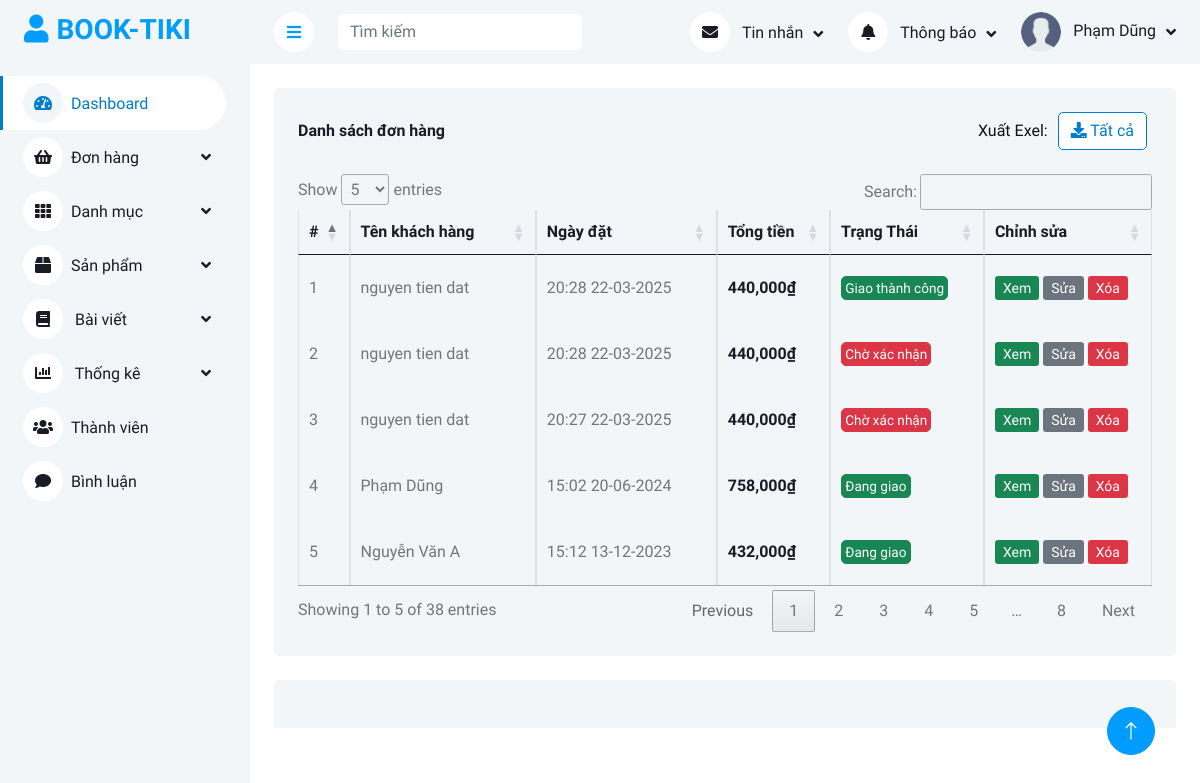
The page /admin/index.php?quanli=danh-sach-don-hang (signed in) on the database its author committed.
### tables this page shows
CREATE TABLE `orders` (
  `order_id` int(11) NOT NULL,
  `user_id` int(11) NOT NULL,
  `date` datetime NOT NULL DEFAULT current_timestamp(),
  `total` int(11) NOT NULL,
  `address` varchar(255) NOT NULL,
  `phone` varchar(10) NOT NULL,
  `note` text NOT NULL,
  `status` tinyint(1) NOT NULL DEFAULT 1
);

CREATE TABLE `users` (
  `user_id` int(11) NOT NULL,
  `username` varchar(100) NOT NULL COMMENT 'Tên đăng nhập',
  `password` varchar(255) NOT NULL,
  `full_name` varchar(255) NOT NULL COMMENT 'Họ tên',
  `image` varchar(255) NOT NULL,
  `email` varchar(255) NOT NULL,
  `phone` varchar(10) NOT NULL,
  `address` varchar(255) NOT NULL,
  `role` tinyint(1) NOT NULL DEFAULT 0 COMMENT '0 là khách hàng 1 là nhân viên',
  `active` tinyint(1) NOT NULL DEFAULT 1
);

### admin/models_admin/pdo_library.php (called while the page is built, shortened)
<?php
function pdo_query($sql){
    $sql_args = array_slice(func_get_args(), 1);
    try{
        $conn = pdo_get_connection();
        $stmt = $conn->prepare($sql);
        $stmt->execute($sql_args);
        $rows = $stmt->fetchAll();
        return $rows;
    }
    catch(PDOException $e){
        throw $e;
    }
    finally{
        unset($conn);
    }
}
?>

### admin/models_admin/OrderModel.php (called while the page is built, shortened)
<?php
    class OrderModel{
        public function select_list_orders_admin() {
            $sql = "
                    SELECT
                    orders.order_id,
                    orders.user_id,
                    orders.date AS order_date,
                    orders.total,
                    orders.address AS order_address,
                    orders.phone AS order_phone,
                    orders.note,
                    orders.status,
                    users.full_name,
                    users.email,
                    users.phone AS user_phone
                FROM
                    orders
                JOIN
                    users ON orders.user_id = users.user_id
                ORDER BY orders.order_id DESC
            ";
            return pdo_query($sql);
        }
    }
?>

### admin/models_admin/BaseModel.php (called while the page is built, shortened)
<?php
class BaseModel{
    public function date_format($date,$plus_day){
        $datetime= new DateTime($date);
        return $formatted_date=$datetime->format('H:i d-m-Y');
    }
}
$BaseModel=new BaseModel();
?>

### admin/don-hang/list.php (the view, shortened to what this page needs)
<?php
    $list_orders = $OrderModel->select_list_orders_admin();
?>
<div class="container-fluid pt-4 px-4">
    <div class="bg-light text-center rounded p-4">
        <div class="d-flex align-items-center justify-content-between mb-4">
            <h6 class="mb-0">Danh sách đơn hàng</h6>
            <div class="d-flex align-items-center">
                <span style="margin-right: 10px; color: #111;">Xuất Exel:</span>
                <a href="xuat-exel" style="margin-right: 5px;" class="btn btn-custom ml-3"><i class="fas fa-download"></i> Tất cả</a>
            </div>
        </div>
        <div class="table-responsive">
            <table class="table text-start align-middle table-bordered table-hover mb-0" id="orders-list">
                <thead>
                    <tr class="text-dark">
                        <th scope="col">#</th>
                        <th scope="col">Tên khách hàng</th>
                        <th scope="col">Ngày đặt</th>
                        <th scope="col">Tổng tiền</th>
                        <th scope="col">Trạng Thái</th>
                        <th scope="col">Chỉnh sửa</th>
                    </tr>
                </thead>
                <tbody>
                    <?php
                    $i = 0;
                    foreach ($list_orders as $value) {
                        extract($value);
                        $i++;
                        $formatted_date = $BaseModel->date_format($order_date, '');
                        $order_status = '<a href="" class="btn btn-small btn-danger">Chờ xác nhận</a>';
                        if($status == 2) {
                            $order_status = '<a href="" class="btn btn-small btn-warning">Đã xác nhận</a>';
                        }elseif($status == 3) {
                            $order_status = '<a href="" class="btn btn-small btn-success">Đang giao</a>';
                        }elseif($status == 4) {
                            $order_status = '<a href="" class="btn btn-small btn-success">Giao thành công</a>';
                        }
                    ?>
                    <tr>
                        <td><?=$i?></td>
                        <td class="td-name">
                            <?=$full_name?>
                        </td>
                        <td class="td-date">
                            <?=$formatted_date?>
                        </td>
                        <td class="text-dark" style="font-weight: 600;">
                            <?=number_format($total)?>₫
                        </td>
                        <td class="td-responsive-2">
                            <?=$order_status?>
                        </td>
                        <td class="td-responsive-2">
                            <a class="btn-sm btn-success" href="index.php?quanli=cap-nhat-don-hang&id=<?=$order_id?>">Xem</a>
                            <a class="btn-sm btn-secondary" href="index.php?quanli=cap-nhat-don-hang&id=<?=$order_id?>">Sửa</a>
                            <a class="btn-sm btn-danger" onclick="return confirm('Bạn có chắc muốn xóa')" href="danh-sach-don-hang&xoa=<?=$order_id?>">Xóa</a>
                        </td>
                    </tr>
                    <?php
                    }
                    ?>
                </tbody>
            </table>
        </div>
    </div>
</div>

### admin/public_admin/css/style.css (style rules this page uses)
:root { --primary: #007dcc; --light: #F3F6F9; --dark: #191C24; }
.btn { transition: .5s; }
.td-responsive-2 { min-width: 120px; max-width: 145px; }
.td-date { min-width: 145px; }
.td-name { min-width: 150px; }

### admin/public_admin/css/custom.css (style rules this page uses)
.btn-custom { color: #007dcc; background-color: white; border-color: #007dcc; }
.btn-small { padding: .05rem 0.2rem; font-size: .85rem; }

### admin/don-hang/list.php (style rules this page uses)
td { height: 50px; }

### rows shown on the page
orders: user.full_name "nguyen tien dat", date "20:28 22-03-2025", total "440,000", status "Giao thành công"
orders: user.full_name "nguyen tien dat", date "20:28 22-03-2025", total "440,000"
orders: user.full_name "nguyen tien dat", date "20:27 22-03-2025", total "440,000"
orders: user.full_name "Phạm Dũng", date "15:02 20-06-2024", total "758,000", status "Đang giao"
orders: user.full_name "Nguyễn Văn A", date "15:12 13-12-2023", total "432,000", status "Đang giao"

### other values the page prints
$_SESSION['user_admin']['full_name'] "Phạm Dũng"
